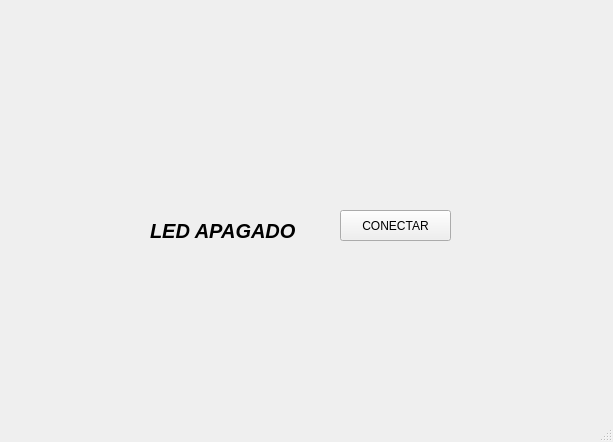
<?xml version="1.0" encoding="UTF-8"?>
<ui version="4.0">
 <class>MainWindow</class>
 <widget class="QMainWindow" name="MainWindow">
  <property name="geometry">
   <rect>
    <x>0</x>
    <y>0</y>
    <width>613</width>
    <height>442</height>
   </rect>
  </property>
  <property name="windowTitle">
   <string>MainWindow</string>
  </property>
  <widget class="QWidget" name="centralwidget">
   <widget class="QLabel" name="leds_estado">
    <property name="geometry">
     <rect>
      <x>150</x>
      <y>200</y>
      <width>231</width>
      <height>61</height>
     </rect>
    </property>
    <property name="font">
     <font>
      <pointsize>15</pointsize>
      <weight>75</weight>
      <italic>true</italic>
      <bold>true</bold>
      <underline>false</underline>
      <strikeout>false</strikeout>
     </font>
    </property>
    <property name="text">
     <string>LED APAGADO</string>
    </property>
   </widget>
   <widget class="QPushButton" name="btn_conec_desco">
    <property name="geometry">
     <rect>
      <x>340</x>
      <y>210</y>
      <width>111</width>
      <height>31</height>
     </rect>
    </property>
    <property name="text">
     <string>CONECTAR</string>
    </property>
   </widget>
  </widget>
  <widget class="QMenuBar" name="menubar">
   <property name="geometry">
    <rect>
     <x>0</x>
     <y>0</y>
     <width>613</width>
     <height>21</height>
    </rect>
   </property>
  </widget>
  <widget class="QStatusBar" name="statusbar"/>
 </widget>
 <resources/>
 <connections/>
</ui>
